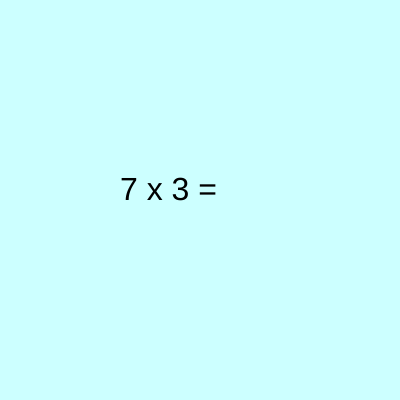
Frame 1 (no input)
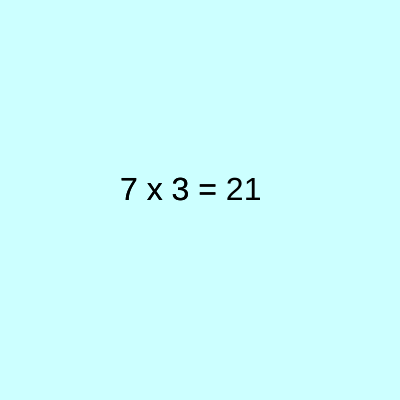
Frame 2 (the mouse pressed at the canvas centre, redrawn once)

The p5.js sketch that drew these frames (run headless with seeded random() and noise() and a simulated clock; the mouse was pressed at the canvas centre and the sketch redrawn once):

// p5.js sketch
// ── sketch.js
function setup() {
    createCanvas(400, 400);
    noLoop();
}

const colors = ['#fac', '#fbc', '#fcc', '#fdc', '#fec', '#ffc', '#caf', '#cdf', '#cff', '#cdd', '#cfd', '#cfc'];
const orders = ['first', 'second'];

let number = null;
let order = null;
let color = null;
let state = -1;

function draw() {
    textSize(32);
    state++;

    if (state % 2 === 0)  {
        const current = number;
        do {
            number = int(random(11));
        } while (number === current);
        order = random(orders);
        background(random(colors));
    }

    if (order === 'first') {
        if (state % 2 === 0) {
            text(`${number} x 3 = `, 120, 200);
        } else {
            text(`${number} x 3 = ${number * 3}`, 120, 200);
        }
    } else {
        if (state % 2 === 0) {
            text(`3 x ${number} = `, 120, 200);
        } else {
            text(`3 x ${number} = ${number * 3}`, 120, 200);
        }
    }
}

function keyReleased() {
    redraw();
}

function mouseReleased() {
    redraw();
}
